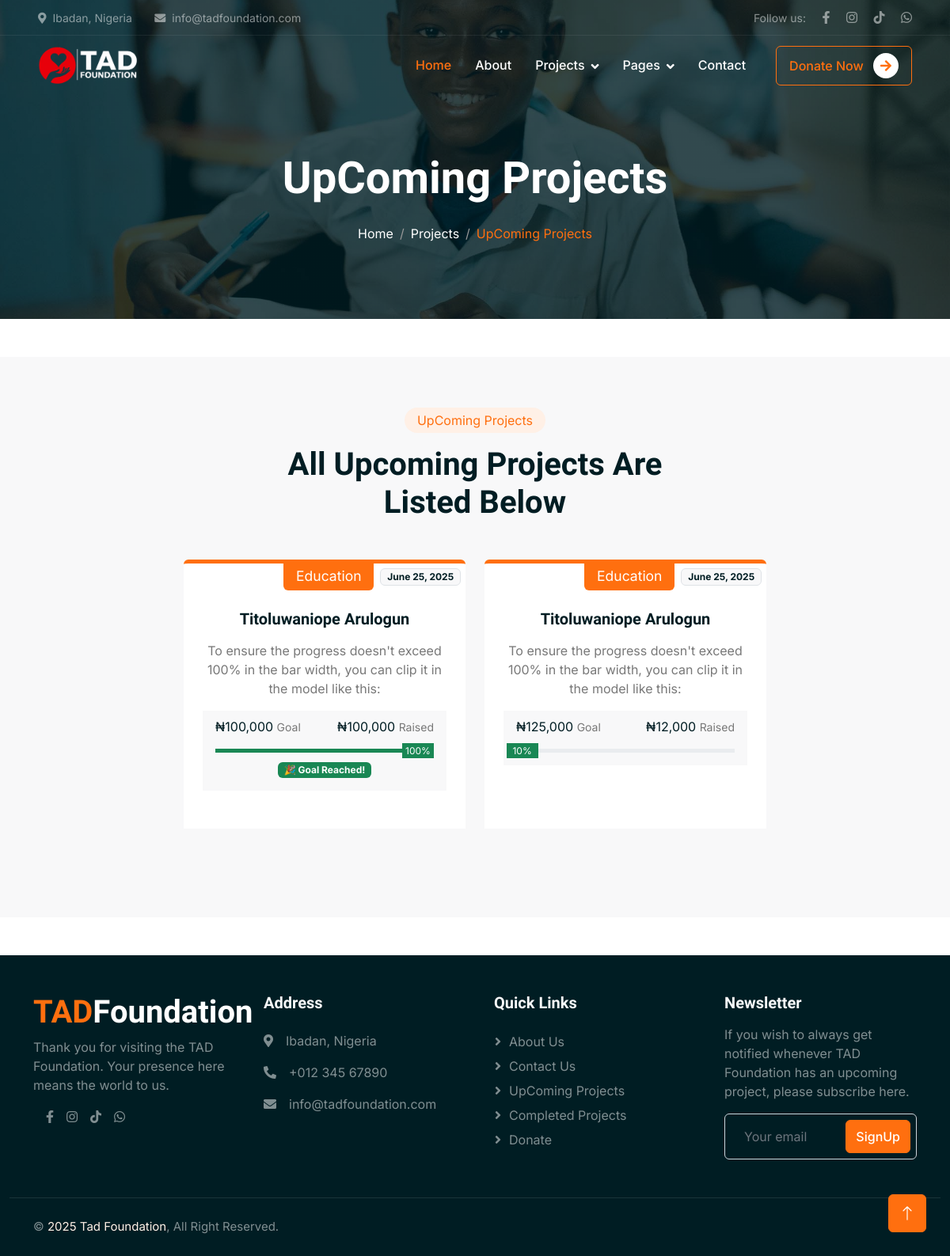
Page /upcomingprojects on the committed database.
### tadApp/models.py (models this page shows, shortened)
class Project(models.Model):
    STATUS_CHOICES = [
        ('ongoing', 'Ongoing'),
        ('completed', 'Completed'),
        ('upcoming', 'Upcoming'),
    ]
    category = models.CharField(max_length=100)
    name = models.CharField(max_length=200)
    short_description = models.CharField(max_length=255)
    full_description = models.TextField()
    date = models.DateField()
    status = models.CharField(max_length=10, choices=STATUS_CHOICES)
    main_image = CloudinaryField('image', default='default')
    goal_price = models.DecimalField(max_digits=12, decimal_places=2)
    raised_price = models.DecimalField(max_digits=12, decimal_places=2)
    @property
    def progress_percentage(self):
        if self.goal_price > 0:
            return min(100, round((self.raised_price / self.goal_price) * 100))
        return 0

### tadApp/views.py (the view)
# urls.py: path('upcomingprojects', views.upcomingprojects, name='upcomingprojects'),
def upcomingprojects(request):
    projects = Project.objects.filter(status='upcoming').order_by('-date')
    return render(request, 'pages/upcomingprojects.html', {'project': projects})

### tadApp/templates/pages/upcomingprojects.html (shortened to what this page needs)
{% extends 'base.html' %}
{% block content %}
{% load humanize %}
{% load static %}
{% include 'includes/navbar.html'%}
    <div class="container-fluid page-header mb-5 wow fadeIn" data-wow-delay="0.1s">
        <div class="container text-center">
            <h1 class="display-4 text-white animated slideInDown mb-4">UpComing Projects</h1>
            <nav aria-label="breadcrumb animated slideInDown">
                <ol class="breadcrumb justify-content-center mb-0">
                    <li class="breadcrumb-item"><a class="text-white" href="{% url 'index' %}">Home</a></li>
                    <li class="breadcrumb-item"><a class="text-white" href="#">Projects</a></li>
                    <li class="breadcrumb-item text-primary active" aria-current="page">UpComing Projects</li>
                </ol>
            </nav>
        </div>
    </div>
    <div class="container-xxl bg-light my-2 py-3">
        <div class="container py-5">
            <div class="text-center mx-auto mb-5 wow fadeInUp" data-wow-delay="0.1s" style="max-width: 500px;">
                <div class="d-inline-block rounded-pill bg-secondary text-primary py-1 px-3 mb-3">UpComing Projects</div>
                <h1 class="display-6 mb-2">All Upcoming Projects Are Listed Below</h1>
            </div>
            <div class="row g-4 justify-content-center">
                            {% for project in project %}
                <div class="col-lg-4 col-md-6 wow mb-5 fadeInUp" data-wow-delay="0.1s">
                    <div class="causes-item d-flex flex-column bg-white border-top border-5 border-primary rounded-top overflow-hidden h-100">
                        <div class="text-center p-4 pt-0">
                            <div class="mb-4 d-flex justify-content-center">
                                <div class="d-inline-flex align-items-center gap-2 category-wrap">
                                    <div class="bg-primary text-white rounded-bottom fs-5 pb-1 px-3">
                                        <small>{{ project.category }}</small>
                                    </div>
                                    <span class="badge bg-light text-dark border">
                                        {{ project.date|date:"F j, Y" }}
                                    </span>
                                </div>
                            </div>
                            <h5 class="mb-3">{{ project.name }}</h5>
                            <p>{{ project.short_description }}</p>
                            <div class="causes-progress bg-light p-3 pt-2">
                                <div class="d-flex justify-content-between">
                                    <p class="text-dark">₦{{ project.goal_price|floatformat:0|intcomma }} <small class="text-body">Goal</small></p>
                                    <p class="text-dark">₦{{ project.raised_price|floatformat:0|intcomma }} <small class="text-body">Raised</small></p>
                                </div>
                                <div class="progress">
                                    <div class="progress-bar
                                        {% if project.progress_percentage >= 100 %}
                                            bg-success
                                        {% elif project.progress_percentage >= 50 %}
                                            bg-warning
                                        {% else %}
                                            bg-danger
                                        {% endif %}"
                                        role="progressbar"
                                        aria-valuenow="{{ project.progress_percentage }}"
                                        aria-valuemin="0"
                                        aria-valuemax="100"
                                        style="width: {{ project.progress_percentage }}%;">
                                        <span class="bg-success">{{ project.progress_percentage }}%</span>
                                    </div>
                                </div>
                                {% if project.progress_percentage >= 100 %}
                                    <div class="text-center mt-2">
                                        <span class="badge bg-success">🎉 Goal Reached!</span>
                                    </div>
                                {% endif %}
                            </div>
                        </div>
                        <div class="position-relative mt-auto">
                        </div>
                    </div>
                </div>
                                {% empty %}
                                    <p>No upcoming projects available.</p>
                                {% endfor %}
            </div>
        </div>
    </div>
{% include 'includes/footer.html'%}
{% endblock %}

### tadDjango/static/css/style.css (style rules this page uses)
:root { --primary: #FF6F0F; --secondary: #FFF0E6; --light: #F8F8F9; --dark: #001D23; }
.page-header { padding-top: 12rem; padding-bottom: 6rem; background: linear-gradient(rgba(0, 29, 35, .8), rgba(0, 29, 35, .8)), url(../img/carousel-1.jpg) center center no-repeat; background-size: cover; }
.page-header .breadcrumb-item+.breadcrumb-item::before { color: #999999; }
.causes-item .progress { height: 5px; border-radius: 0; overflow: visible; }
.causes-item .progress .progress-bar { position: relative; overflow: visible; width: 0px; border-radius: 0; transition: 5s; }
.causes-item .progress .progress-bar span { position: absolute; top: -7px; right: 0; width: 40px; height: 19px; display: flex; align-items: center; justify-content: center; font-size: 12px; background: var(--primary); color: #FFFFFF; }
.category-wrap { transform: translateX(60px); }

### rows in the picture
Project: category "Education", date "June 25, 2025", name "Titoluwaniope Arulogun", short_description "To ensure the progress doesn't exceed 100% in the bar width, you can clip it in the model like this:", goal_price "100,000", raised_price "100,000", progress_percentage "100", shows "🎉 Goal Reached!"
Project: category "Education", date "June 25, 2025", name "Titoluwaniope Arulogun", short_description "To ensure the progress doesn't exceed 100% in the bar width, you can clip it in the model like this:", goal_price "125,000", raised_price "12,000", progress_percentage "10"
